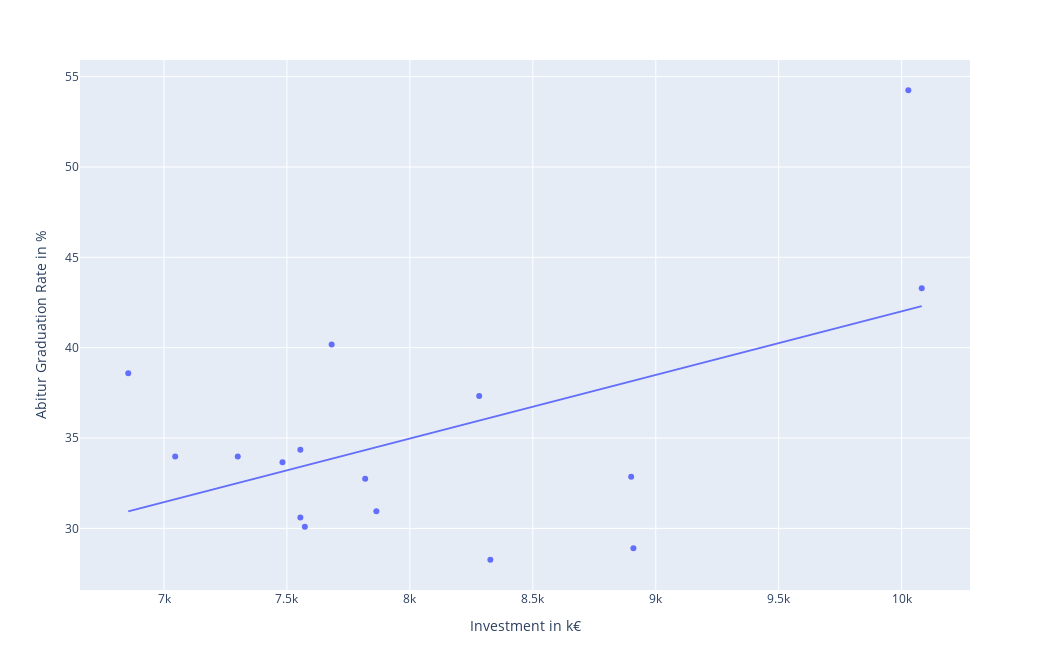
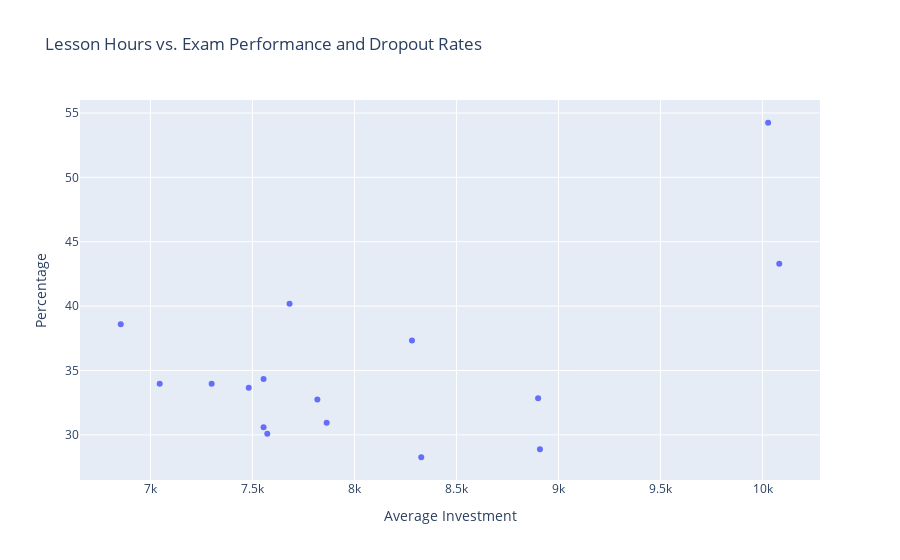

These figures' notebook cell, in order:
### Code cell
import plotly.express as px

fig1 = px.scatter(test2, x='Allg bildende Schulen', y='avg_abitur_graduation_rate_in_%', trendline='ols', width=10.5*100, height=6.7*100)
fig1.update_layout(xaxis_title='Investment in k€', yaxis_title='Abitur Graduation Rate in %')

#title='Correlation between Investment and Abitur Graduation Rate', 
# fig2 = px.scatter(avg_key_indicator, x='Allg bildende Schulen', y='avg_abitur_graduation_rate_perc', trendline='ols')
# fig2.update_layout(title='Correlation between Lesson Hours and Dropout Rate', xaxis_title='Investment', yaxis_title='Dropout Rate')

fig1.show()
# fig2.show()

import plotly.graph_objects as go

fig = go.Figure()

# add scatter plot for avg_abitur_graduation_rate_perc
# fig.add_trace(go.Scatter(x=avg_key_indicator['Allg bildende Schulen'], y=avg_key_indicator['avg_abitur_graduation_rate_perc'], mode='markers', name='Avg Dropout Rate', color='Federal States'))

# add scatter plot for avg_abitur_graduation_rate_in_%
fig.add_trace(go.Scatter(x=test2['Allg bildende Schulen'], y=test2['avg_abitur_graduation_rate_in_%'], mode='markers', name='avg_abitur_graduation_rate_in_%'))

# update layout
fig.update_layout(title='Lesson Hours vs. Exam Performance and Dropout Rates', xaxis_title='Average Investment', yaxis_title='Percentage', legend=dict(yanchor='top', y=0.99, xanchor='left', x=0.01))

fig.show()

### Figure 1 — Plotly figure (JSON) as saved in the notebook; plotly's stock layout.template omitted (floating-point values rounded to 4 significant figures)
{"data": [{"hovertemplate": "Allg bildende Schulen=%{x}<br>avg_abitur_graduation_rate_in_%=%{y}<extra></extra>", "legendgroup": "", "marker": {"color": "#636efa", "symbol": "circle"}, "mode": "markers", "name": "", "orientation": "v", "showlegend": false, "type": "scatter", "x": [7573.0, 8909.0, 10080.0, 7682.0, 8282.0, 10030.0, 7818.0, 7555.0, 7555.0, 6855.0, 7300, 7482.0, 7864.0, 8327.0, 7045.0, 8900], "xaxis": "x", "y": [30.09, 28.9, 43.28, 40.18, 37.33, 54.25, 32.75, 34.35, 30.6, 38.59, 33.98, 33.66, 30.95, 28.26, 33.97, 32.85], "yaxis": "y"}, {"hovertemplate": "<b>OLS trendline</b><br>avg_abitur_graduation_rate_in_% = 0.00351946 * Allg bildende Schulen + 6.81815<br>R<sup>2</sup>=0.268823<br><br>Allg bildende Schulen=%{x}<br>avg_abitur_graduation_rate_in_%=%{y} <b>(trend)</b><extra></extra>", "legendgroup": "", "marker": {"color": "#636efa", "symbol": "circle"}, "mode": "lines", "name": "", "showlegend": false, "type": "scatter", "x": [6855.0, 7045.0, 7300, 7482.0, 7555.0, 7555.0, 7573.0, 7682.0, 7818.0, 7864.0, 8282.0, 8327.0, 8900, 8909.0, 10030.0, 10080.0], "xaxis": "x", "y": [30.94, 31.61, 32.51, 33.15, 33.41, 33.41, 33.47, 33.85, 34.33, 34.49, 35.97, 36.13, 38.14, 38.17, 42.11, 42.3], "yaxis": "y"}], "layout": {"height": 670, "legend": {"tracegroupgap": 0}, "margin": {"t": 60}, "width": 1050, "xaxis": {"anchor": "y", "domain": [0, 1], "title": {"text": "Investment in k€"}}, "yaxis": {"anchor": "x", "domain": [0, 1], "title": {"text": "Abitur Graduation Rate in %"}}}}

### Figure 2 — Plotly figure (JSON) as saved in the notebook; plotly's stock layout.template omitted (floating-point values rounded to 4 significant figures)
{"data": [{"mode": "markers", "name": "avg_abitur_graduation_rate_in_%", "type": "scatter", "x": [7573.0, 8909.0, 10080.0, 7682.0, 8282.0, 10030.0, 7818.0, 7555.0, 7555.0, 6855.0, 7300, 7482.0, 7864.0, 8327.0, 7045.0, 8900], "y": [30.09, 28.9, 43.28, 40.18, 37.33, 54.25, 32.75, 34.35, 30.6, 38.59, 33.98, 33.66, 30.95, 28.26, 33.97, 32.85]}], "layout": {"legend": {"x": 0.01, "xanchor": "left", "y": 0.99, "yanchor": "top"}, "title": {"text": "Lesson Hours vs. Exam Performance and Dropout Rates"}, "xaxis": {"title": {"text": "Average Investment"}}, "yaxis": {"title": {"text": "Percentage"}}}}
